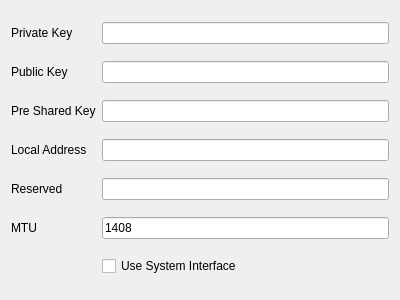
<?xml version="1.0" encoding="UTF-8"?>
<ui version="4.0">
 <class>EditWireGuard</class>
 <widget class="QWidget" name="EditWireGuard">
  <property name="geometry">
   <rect>
    <x>0</x>
    <y>0</y>
    <width>400</width>
    <height>300</height>
   </rect>
  </property>
  <property name="windowTitle">
   <string>EditWireGuard</string>
  </property>
  <layout class="QGridLayout" name="gridLayout">
   <item row="4" column="0">
    <widget class="QLabel" name="preshared_key_l">
     <property name="text">
      <string>Pre Shared Key</string>
     </property>
    </widget>
   </item>
   <item row="5" column="1">
    <widget class="QLineEdit" name="local_address"/>
   </item>
   <item row="3" column="0">
    <widget class="QLabel" name="public_key_l">
     <property name="text">
      <string>Public Key</string>
     </property>
    </widget>
   </item>
   <item row="4" column="1">
    <widget class="QLineEdit" name="preshared_key"/>
   </item>
   <item row="2" column="1">
    <widget class="QLineEdit" name="private_key"/>
   </item>
   <item row="5" column="0">
    <widget class="QLabel" name="local_address_l">
     <property name="text">
      <string>Local Address</string>
     </property>
    </widget>
   </item>
   <item row="3" column="1">
    <widget class="QLineEdit" name="public_key"/>
   </item>
   <item row="2" column="0">
    <widget class="QLabel" name="private_key_l">
     <property name="text">
      <string>Private Key</string>
     </property>
    </widget>
   </item>
   <item row="6" column="0">
    <widget class="QLabel" name="reserved_l">
     <property name="text">
      <string>Reserved</string>
     </property>
    </widget>
   </item>
   <item row="6" column="1">
    <widget class="QLineEdit" name="reserved"/>
   </item>
   <item row="7" column="1">
    <widget class="QLineEdit" name="mtu">
     <property name="text">
      <string>1408</string>
     </property>
    </widget>
   </item>
   <item row="7" column="0">
    <widget class="QLabel" name="mtu_l">
     <property name="text">
      <string>MTU</string>
     </property>
    </widget>
   </item>
   <item row="8" column="1">
    <widget class="QCheckBox" name="sys_ifc">
     <property name="text">
      <string>Use System Interface</string>
     </property>
    </widget>
   </item>
  </layout>
 </widget>
 <tabstops>
  <tabstop>private_key</tabstop>
  <tabstop>public_key</tabstop>
  <tabstop>preshared_key</tabstop>
  <tabstop>local_address</tabstop>
  <tabstop>reserved</tabstop>
  <tabstop>mtu</tabstop>
  <tabstop>sys_ifc</tabstop>
 </tabstops>
 <resources/>
 <connections/>
</ui>
